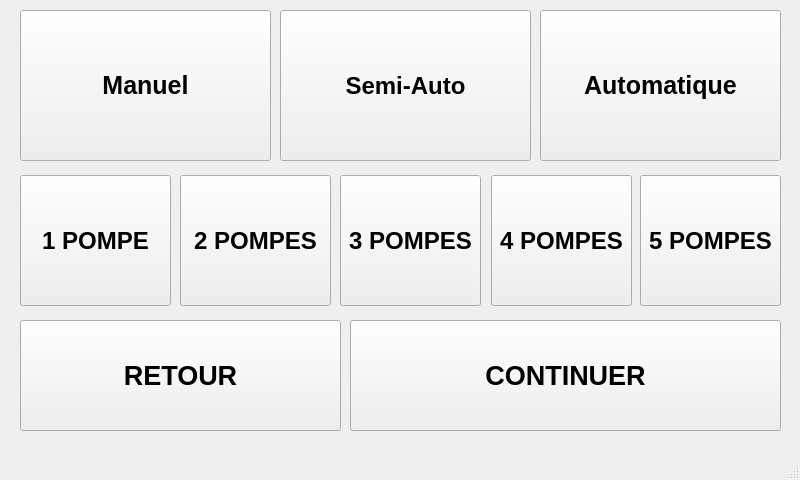
<?xml version="1.0" encoding="UTF-8"?>
<ui version="4.0">
 <class>PageModeEtPompe</class>
 <widget class="QMainWindow" name="PageModeEtPompe">
  <property name="geometry">
   <rect>
    <x>0</x>
    <y>0</y>
    <width>800</width>
    <height>480</height>
   </rect>
  </property>
  <property name="windowTitle">
   <string>MainWindow</string>
  </property>
  <widget class="QWidget" name="centralwidget">
   <widget class="QPushButton" name="pb_1pompe">
    <property name="geometry">
     <rect>
      <x>20</x>
      <y>175</y>
      <width>151</width>
      <height>131</height>
     </rect>
    </property>
    <property name="font">
     <font>
      <pointsize>18</pointsize>
      <bold>true</bold>
     </font>
    </property>
    <property name="text">
     <string>1 POMPE</string>
    </property>
   </widget>
   <widget class="QPushButton" name="pb_manuel">
    <property name="geometry">
     <rect>
      <x>20</x>
      <y>10</y>
      <width>251</width>
      <height>151</height>
     </rect>
    </property>
    <property name="font">
     <font>
      <pointsize>19</pointsize>
      <bold>true</bold>
     </font>
    </property>
    <property name="text">
     <string>Manuel</string>
    </property>
   </widget>
   <widget class="QPushButton" name="pb_semiauto">
    <property name="geometry">
     <rect>
      <x>280</x>
      <y>10</y>
      <width>251</width>
      <height>151</height>
     </rect>
    </property>
    <property name="font">
     <font>
      <pointsize>18</pointsize>
      <bold>true</bold>
     </font>
    </property>
    <property name="text">
     <string>Semi-Auto</string>
    </property>
   </widget>
   <widget class="QPushButton" name="pb_auto">
    <property name="geometry">
     <rect>
      <x>540</x>
      <y>10</y>
      <width>241</width>
      <height>151</height>
     </rect>
    </property>
    <property name="font">
     <font>
      <pointsize>19</pointsize>
      <bold>true</bold>
     </font>
    </property>
    <property name="text">
     <string>Automatique</string>
    </property>
   </widget>
   <widget class="QPushButton" name="pb_2pompes">
    <property name="geometry">
     <rect>
      <x>180</x>
      <y>175</y>
      <width>151</width>
      <height>131</height>
     </rect>
    </property>
    <property name="font">
     <font>
      <pointsize>18</pointsize>
      <bold>true</bold>
     </font>
    </property>
    <property name="text">
     <string>2 POMPES</string>
    </property>
   </widget>
   <widget class="QPushButton" name="pb_3pompes">
    <property name="geometry">
     <rect>
      <x>340</x>
      <y>175</y>
      <width>141</width>
      <height>131</height>
     </rect>
    </property>
    <property name="font">
     <font>
      <pointsize>18</pointsize>
      <bold>true</bold>
     </font>
    </property>
    <property name="text">
     <string>3 POMPES</string>
    </property>
   </widget>
   <widget class="QPushButton" name="pb_4pompes">
    <property name="geometry">
     <rect>
      <x>491</x>
      <y>175</y>
      <width>141</width>
      <height>131</height>
     </rect>
    </property>
    <property name="font">
     <font>
      <pointsize>18</pointsize>
      <bold>true</bold>
     </font>
    </property>
    <property name="text">
     <string>4 POMPES</string>
    </property>
   </widget>
   <widget class="QPushButton" name="pb_5pompes">
    <property name="geometry">
     <rect>
      <x>640</x>
      <y>175</y>
      <width>141</width>
      <height>131</height>
     </rect>
    </property>
    <property name="font">
     <font>
      <pointsize>18</pointsize>
      <bold>true</bold>
     </font>
    </property>
    <property name="text">
     <string>5 POMPES</string>
    </property>
   </widget>
   <widget class="QPushButton" name="pb_continuer">
    <property name="geometry">
     <rect>
      <x>350</x>
      <y>320</y>
      <width>431</width>
      <height>111</height>
     </rect>
    </property>
    <property name="font">
     <font>
      <pointsize>20</pointsize>
      <bold>true</bold>
     </font>
    </property>
    <property name="text">
     <string>CONTINUER</string>
    </property>
   </widget>
   <widget class="QPushButton" name="pushButton_3">
    <property name="geometry">
     <rect>
      <x>20</x>
      <y>320</y>
      <width>321</width>
      <height>111</height>
     </rect>
    </property>
    <property name="font">
     <font>
      <pointsize>20</pointsize>
      <bold>true</bold>
     </font>
    </property>
    <property name="text">
     <string>RETOUR</string>
    </property>
   </widget>
  </widget>
  <widget class="QMenuBar" name="menubar">
   <property name="geometry">
    <rect>
     <x>0</x>
     <y>0</y>
     <width>800</width>
     <height>22</height>
    </rect>
   </property>
  </widget>
  <widget class="QStatusBar" name="statusbar"/>
 </widget>
 <resources/>
 <connections/>
</ui>
